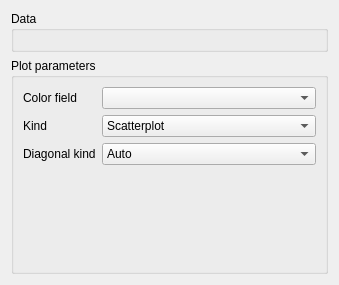
<?xml version="1.0" encoding="UTF-8"?>
<ui version="4.0">
 <class>Form</class>
 <widget class="QWidget" name="Form">
  <property name="geometry">
   <rect>
    <x>0</x>
    <y>0</y>
    <width>339</width>
    <height>285</height>
   </rect>
  </property>
  <property name="sizePolicy">
   <sizepolicy hsizetype="Preferred" vsizetype="Maximum">
    <horstretch>0</horstretch>
    <verstretch>0</verstretch>
   </sizepolicy>
  </property>
  <property name="minimumSize">
   <size>
    <width>0</width>
    <height>285</height>
   </size>
  </property>
  <property name="maximumSize">
   <size>
    <width>16777215</width>
    <height>285</height>
   </size>
  </property>
  <property name="windowTitle">
   <string>Form</string>
  </property>
  <layout class="QVBoxLayout" name="verticalLayout">
   <item>
    <widget class="QGroupBox" name="data_box">
     <property name="sizePolicy">
      <sizepolicy hsizetype="Preferred" vsizetype="Maximum">
       <horstretch>0</horstretch>
       <verstretch>0</verstretch>
      </sizepolicy>
     </property>
     <property name="title">
      <string>Data</string>
     </property>
     <layout class="QVBoxLayout" name="verticalLayout_2"/>
    </widget>
   </item>
   <item>
    <widget class="QgsCollapsibleGroupBox" name="parameter_box">
     <property name="title">
      <string>Plot parameters</string>
     </property>
     <layout class="QFormLayout" name="formLayout_2">
      <item row="0" column="0">
       <widget class="QLabel" name="label">
        <property name="text">
         <string>Color field</string>
        </property>
       </widget>
      </item>
      <item row="1" column="0">
       <widget class="QLabel" name="label_116">
        <property name="text">
         <string>Kind</string>
        </property>
       </widget>
      </item>
      <item row="1" column="1">
       <widget class="QComboBox" name="kind">
        <item>
         <property name="text">
          <string>Scatterplot</string>
         </property>
        </item>
        <item>
         <property name="text">
          <string>Histogram</string>
         </property>
        </item>
        <item>
         <property name="text">
          <string>KDE</string>
         </property>
        </item>
        <item>
         <property name="text">
          <string>Regression</string>
         </property>
        </item>
       </widget>
      </item>
      <item row="2" column="0">
       <widget class="QLabel" name="label_117">
        <property name="text">
         <string>Diagonal kind</string>
        </property>
       </widget>
      </item>
      <item row="2" column="1">
       <widget class="QComboBox" name="diagonal_kind">
        <item>
         <property name="text">
          <string>Auto</string>
         </property>
        </item>
        <item>
         <property name="text">
          <string>Histogram</string>
         </property>
        </item>
        <item>
         <property name="text">
          <string>KDE</string>
         </property>
        </item>
        <item>
         <property name="text">
          <string>None</string>
         </property>
        </item>
       </widget>
      </item>
      <item row="0" column="1">
       <widget class="QgsMapLayerComboBox" name="color_selection"/>
      </item>
     </layout>
    </widget>
   </item>
  </layout>
 </widget>
 <customwidgets>
  <customwidget>
   <class>QgsCollapsibleGroupBox</class>
   <extends>QGroupBox</extends>
   <header>qgscollapsiblegroupbox.h</header>
   <container>1</container>
  </customwidget>
  <customwidget>
   <class>QgsMapLayerComboBox</class>
   <extends>QComboBox</extends>
   <header>qgsmaplayercombobox.h</header>
  </customwidget>
 </customwidgets>
 <resources/>
 <connections/>
</ui>
